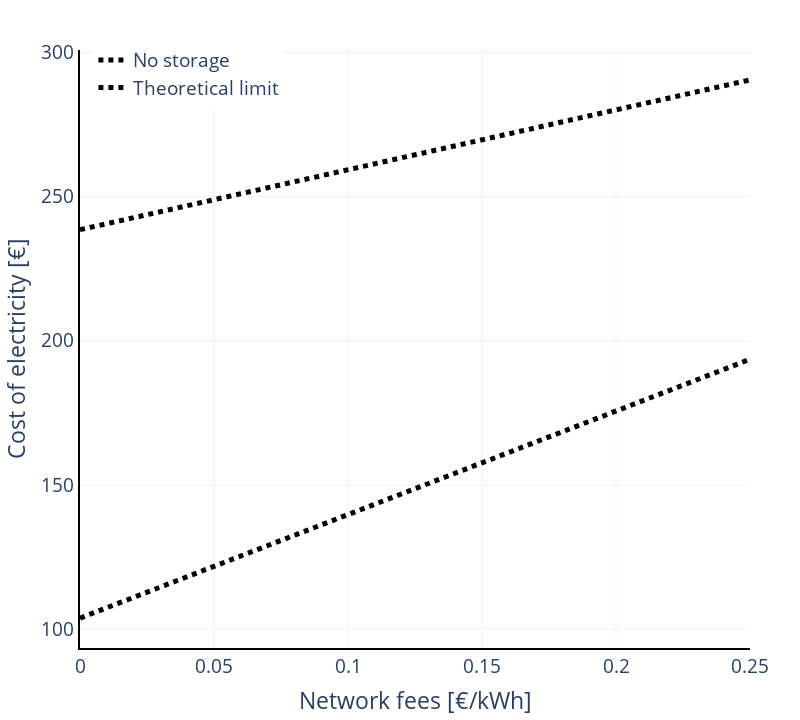

The notebook cell saved with this chart:
### Code cell
_fig = px.line(graph)
_fig.update_traces(line_width=5, line_dash='dot', line_color="black")

_fig.update_layout(
    layout,
    height=720,
    width=800,
    yaxis_title="Cost of electricity [€]",
    #yaxis_dtick=10,
    xaxis_title="Network fees [€/kWh]",
    yaxis_showline=True, yaxis_linewidth=2, yaxis_linecolor='black',
    xaxis_showline=True, xaxis_linewidth=2, xaxis_linecolor='black',
    #xaxis_range=[0, x_limit],
    showlegend=True,
    legend={"x": 0.02, "y": 1.015},
    legend_title="")
_fig.show()
